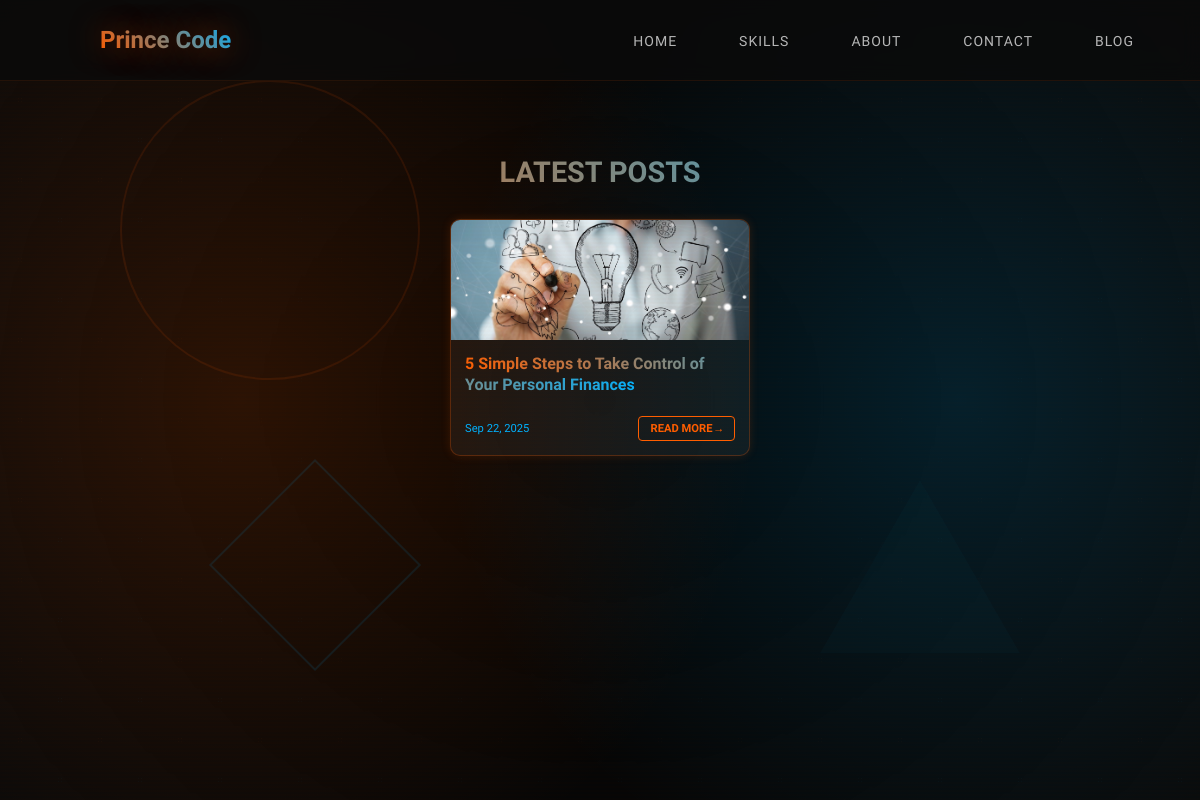
/blog_list/, run on an earlier commit of the app's database.
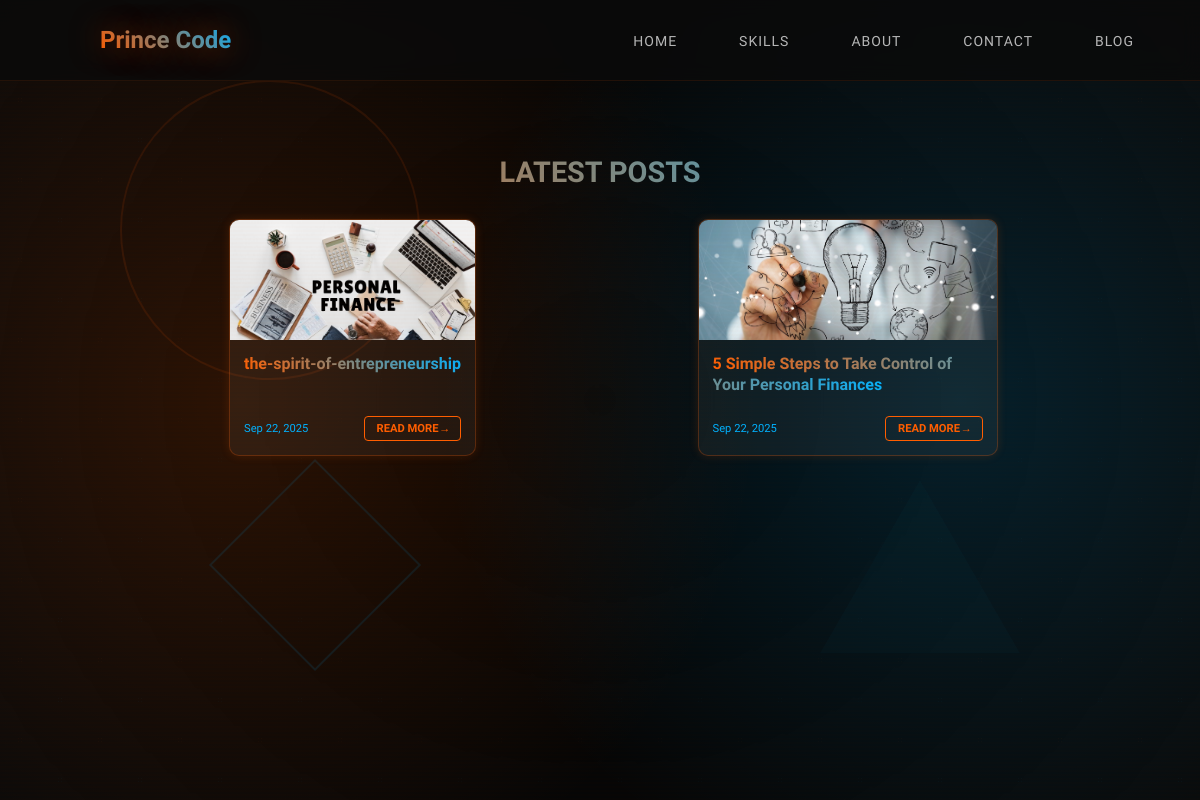
And on a later commit of the database.
### main/models.py (models this page shows, shortened)
class BlogPost(models.Model):
    title = models.CharField(max_length=200)
    slug = models.SlugField(
        unique=True,
        max_length=200,
        blank=True,
        help_text="Auto-generated from title if left empty"
    )
    content = models.TextField()
    image = models.ImageField(
        upload_to="blog_images/",
        blank=True,
        null=True
    )
    link = models.URLField(
        blank=True,
        null=True,
        help_text="Optional external link"
    )
    created_at = models.DateTimeField(auto_now_add=True)

### main/views.py (the view)
# urls.py: path("blog_list/", views.blog_list, name="post_list"),
def blog_list(request):
    posts = BlogPost.objects.all().order_by("-created_at")
    return render(request, "main/blog_list.html", {"posts": posts})

### main/templates/main/blog_list.html (shortened to what this page needs)
{% extends "main/base.html" %}
{% load static %}
{% block content %}
<section class="blog-list">
  <h1 class="section-title">Latest Posts</h1>
  <div class="blog-grid">
    {% for post in posts %}
      <article class="blog-card">
        <a href="{% url 'post_detail' post.id %}" class="blog-image">
          {% if post.image %}
  <img src="{{ post.image.url }}" alt="{{ post.title }}">
{% else %}
  <img src="{% static 'images/default.jpg' %}" alt="No image available">
{% endif %}
        </a>
        <div class="blog-content">
          <h2 class="blog-title">
            <a href="{% url 'post_detail' post.id %}">{{ post.title }}</a>
          </h2>
          <p class="blog-excerpt">{{ post.excerpt }}</p>
          <div class="blog-meta">
            <span class="blog-date">{{ post.created_at|date:"M d, Y" }}</span>
            <a href="{% url 'post_detail' post.id %}" class="read-more">Read More →</a>
          </div>
        </div>
      </article>
    {% endfor %}
  </div>
</section>
{% endblock %}

### main/templates/main/base.html (shortened to what this page needs)
{% load static %}
<!DOCTYPE html>
<html>
<head>
	<link rel="stylesheet" href="{% static 'css/styles.css' %}">
</head>
<body>
    <div class="grid-bg"></div>
    <div class="gradient-overlay"></div>
    <div class="scanlines"></div>
    <div class="shapes-container">
        <div class="shape shape-circle"></div>
        <div class="shape shape-triangle"></div>
        <div class="shape shape-square"></div>
    </div>
    <nav id="navbar">
        <div class="nav-container">
            <a href="#home" class="logo-link">
                <svg class="logo-svg" viewBox="0 0 40 40" xmlns="http://www.w3.org/2000/svg">
                    <defs>
                        <linearGradient id="logoGradient" x1="0%" y1="0%" x2="100%" y2="100%">
                            <stop offset="0%" style="stop-color:#FF5E00;stop-opacity:1" />
                            <stop offset="100%" style="stop-color:#00B2FF;stop-opacity:1" />
                        </linearGradient>
                    </defs>
                </svg>
                <span class="logo-text">Prince Code</span>
            </a>
            <ul class="nav-links" id="navLinks">
                <li><a href="{% url 'index' %}#home" class="nav-link">Home</a></li>
                <li><a href="{% url 'index' %}#features" class="nav-link">Skills</a></li>
                <li><a href="{% url 'index' %}#about" class="nav-link">About</a></li>
                <li><a href="{% url 'index' %}#contact" class="nav-link">Contact</a></li>
                <li><a href="{% url 'post_list' %}">Blog</a></li>
            </ul>
        </div>
    </nav>
    <br>
    <br>
    <br>
    <br>
    <br>
{% block content %}
{% endblock %}
</body>
</html>

What changed in the data, as far as the page shows it:
added BlogPost: image (placeholder picture), title "the-spirit-of-entrepreneurship", created_at "Sep 22, 2025"
